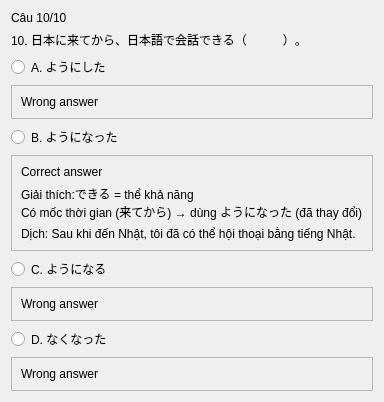
               <widget class="QWidget" name="page_8">
                <layout class="QVBoxLayout" name="verticalLayout_4">
                 <item>
                  <widget class="QLabel" name="label_56">
                   <property name="text">
                    <string>Câu 10/10</string>
                   </property>
                  </widget>
                 </item>
                 <item>
                  <widget class="QLabel" name="label_57">
                   <property name="text">
                    <string>10. 日本に来てから、日本語で会話できる（　　　）。</string>
                   </property>
                  </widget>
                 </item>
                 <item>
                  <widget class="QRadioButton" name="radioButton_29">
                   <property name="text">
                    <string>A. ようにした</string>
                   </property>
                  </widget>
                 </item>
                 <item>
                  <widget class="QFrame" name="frame_37">
                   <property name="frameShape">
                    <enum>QFrame::StyledPanel</enum>
                   </property>
                   <property name="frameShadow">
                    <enum>QFrame::Raised</enum>
                   </property>
                   <layout class="QVBoxLayout" name="verticalLayout_45">
                    <item>
                     <widget class="QLabel" name="label_73">
                      <property name="text">
                       <string>Wrong answer</string>
                      </property>
                     </widget>
                    </item>
                   </layout>
                  </widget>
                 </item>
                 <item>
                  <widget class="QRadioButton" name="radioButton_30">
                   <property name="text">
                    <string>B. ようになった</string>
                   </property>
                  </widget>
                 </item>
                 <item>
                  <widget class="QFrame" name="frame_38">
                   <property name="frameShape">
                    <enum>QFrame::StyledPanel</enum>
                   </property>
                   <property name="frameShadow">
                    <enum>QFrame::Raised</enum>
                   </property>
                   <layout class="QVBoxLayout" name="verticalLayout_44">
                    <item>
                     <widget class="QLabel" name="label_70">
                      <property name="text">
                       <string>Correct answer</string>
                      </property>
                     </widget>
                    </item>
                    <item>
                     <widget class="QLabel" name="label_72">
                      <property name="text">
                       <string>Giải thích:できる = thể khả năng
Có mốc thời gian (来てから) → dùng ようになった (đã thay đổi)</string>
                      </property>
                     </widget>
                    </item>
                    <item>
                     <widget class="QLabel" name="label_71">
                      <property name="text">
                       <string>Dịch: Sau khi đến Nhật, tôi đã có thể hội thoại bằng tiếng Nhật.</string>
                      </property>
                     </widget>
                    </item>
                   </layout>
                  </widget>
                 </item>
                 <item>
                  <widget class="QRadioButton" name="radioButton_31">
                   <property name="text">
                    <string>C. ようになる</string>
                   </property>
                  </widget>
                 </item>
                 <item>
                  <widget class="QFrame" name="frame_39">
                   <property name="frameShape">
                    <enum>QFrame::StyledPanel</enum>
                   </property>
                   <property name="frameShadow">
                    <enum>QFrame::Raised</enum>
                   </property>
                   <layout class="QVBoxLayout" name="verticalLayout_42">
                    <item>
                     <widget class="QLabel" name="label_74">
                      <property name="text">
                       <string>Wrong answer</string>
                      </property>
                     </widget>
                    </item>
                   </layout>
                  </widget>
                 </item>
                 <item>
                  <widget class="QRadioButton" name="radioButton_32">
                   <property name="text">
                    <string>D. なくなった</string>
                   </property>
                  </widget>
                 </item>
                 <item>
                  <widget class="QFrame" name="frame_40">
                   <property name="frameShape">
                    <enum>QFrame::StyledPanel</enum>
                   </property>
                   <property name="frameShadow">
                    <enum>QFrame::Raised</enum>
                   </property>
                   <layout class="QVBoxLayout" name="verticalLayout_43">
                    <item>
                     <widget class="QLabel" name="label_75">
                      <property name="text">
                       <string>Wrong answer</string>
                      </property>
                     </widget>
                    </item>
                   </layout>
                  </widget>
                 </item>
                </layout>
               </widget>
